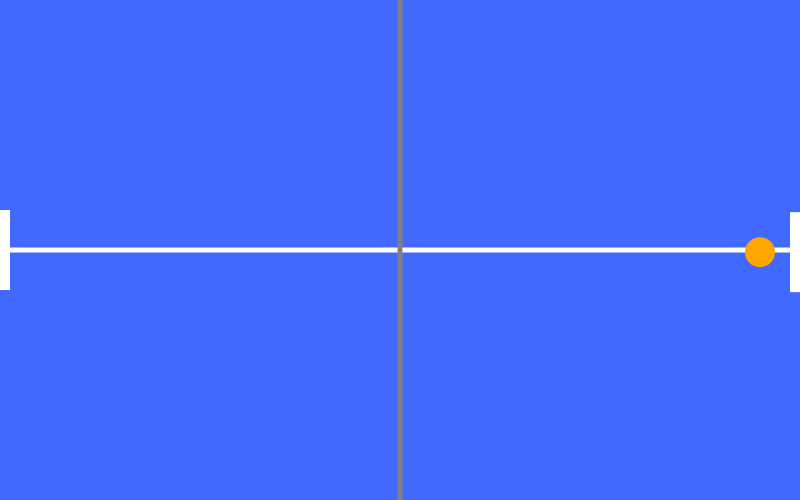
Frame 1 (no input)
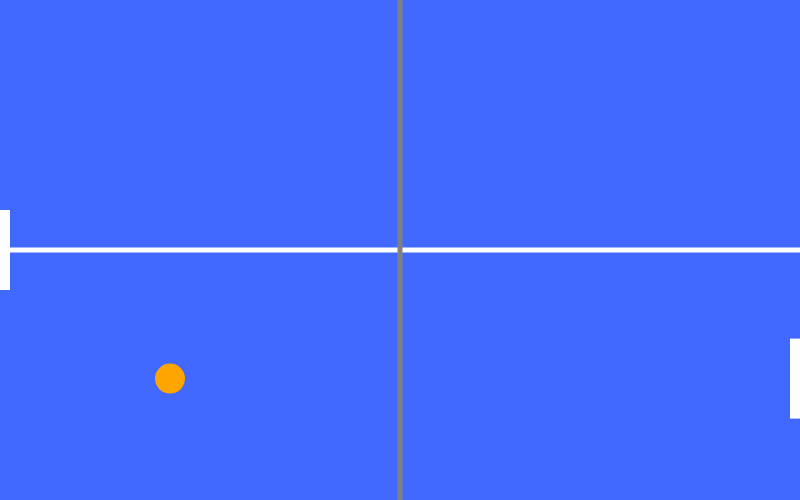
Frame 60 (no input)
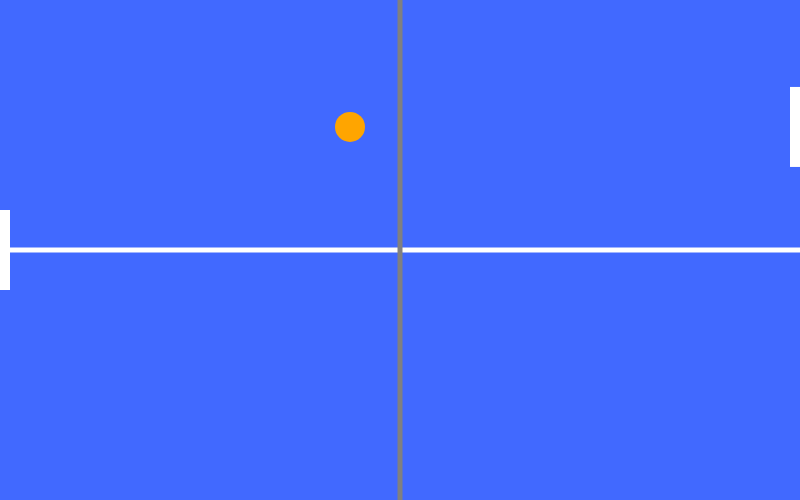
Frame 120 (the mouse pressed at the canvas centre since frame 60)

The p5.js sketch that drew these frames (run headless with seeded random() and noise() and a simulated clock; from frame 60 on, the mouse is pressed at the canvas centre):

// p5.js sketch
// ── sketch.js
let posizioneX, velocitaX;
let posizioneY, velocitaY;

let paddleY;
let paddleYRight; // Paddle destra (automatica)

const paddleWidth = 10;
const paddleHeight = 80;
const paddleSpeed = 5;

function setup() {
	createCanvas(800, 500);

	resetBall();

	paddleY = height / 2 - paddleHeight / 2;
	paddleYRight = height / 2 - paddleHeight / 2;
}

function draw() {
	background(65, 105, 255);

	// Muovi la pallina
	posizioneX += velocitaX;
	posizioneY += velocitaY;

	// Collisione con bordi superiore e inferiore
	if (posizioneY >= height || posizioneY < 0) {
		velocitaY *= -1;
	}

	// Collisione con bordo destro
	if (posizioneX >= width) {
		velocitaX *= -1;
	}

	// Pallina esce dal lato sinistro => reset
	if (posizioneX < 0) {
		resetBall();
	}

	// Movimento paddle sinistra (W/S e frecce)
	if (keyIsDown(87) || keyIsDown(UP_ARROW)) { // W o freccia su
		paddleY -= paddleSpeed;
	}
	if (keyIsDown(83) || keyIsDown(DOWN_ARROW)) { // S o freccia giù
		paddleY += paddleSpeed;
	}
	paddleY = constrain(paddleY, 0, height - paddleHeight);

	// Paddle destra segue la pallina
	paddleYRight = posizioneY - paddleHeight / 2;
	paddleYRight = constrain(paddleYRight, 0, height - paddleHeight);

	// Collisione paddle sinistro
	if (posizioneX <= paddleWidth && posizioneY > paddleY && posizioneY < paddleY + paddleHeight) {
		velocitaX *= -1;
		posizioneX = paddleWidth;
	}

	// Disegno campo
	strokeWeight(5);
	stroke("white");
	line(0, height / 2, width, height / 2);
	stroke("grey");
	line(width / 2, 0, width / 2, height);

	// Paddle sinistra
	noStroke();
	fill("white");
	rect(0, paddleY, paddleWidth, paddleHeight);

	// Paddle destra
	rect(width - paddleWidth, paddleYRight, paddleWidth, paddleHeight);

	// Pallina
	fill("orange");
	ellipse(posizioneX, posizioneY, 30);
}

function resetBall() {
	posizioneX = width - 30;  // Inizia dal lato destro
	posizioneY = height / 2;
	velocitaX = -10;          // Va verso sinistra
	velocitaY = random(-5, 5);
}
